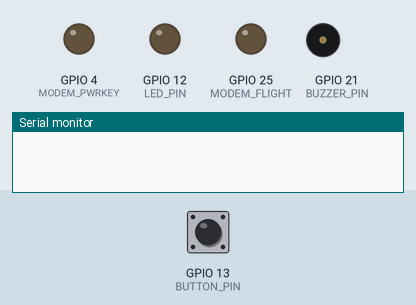
Recording of a sketch running on a simulated ESP32. On the bench: output pins drawn as LEDs (lit = HIGH), buzzer (waves = sounding, pin HIGH), the last lines printed to the serial monitor. The inputs (shaded band) are chosen by the test bench; at power-on: GPIO 13 (BUTTON_PIN) HIGH.

Above: at 0.1 s.
At 9.5 s:
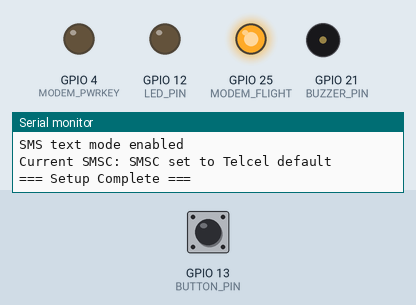
9.6 s: GPIO 13 (BUTTON_PIN) pulled LOW for 0.15 s
At 10.4 s:
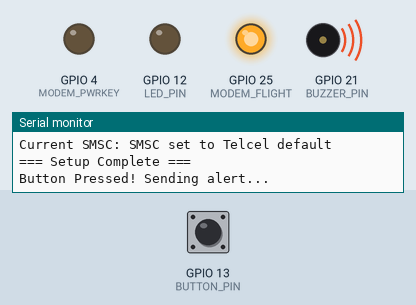
Timing chart, 0 to 12.6 s (numbered marks = the images above; inputs shaded):
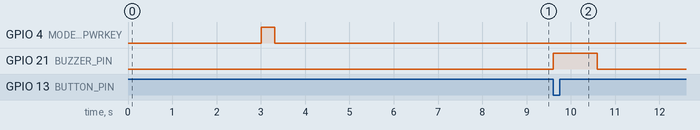

Measured:
- after the input at 9.6 s, GPIO 21 (BUZZER_PIN): LOW → HIGH at once, → LOW 1.0 s later

The sketch:

lastworking.ino
```cpp
#define TINY_GSM_MODEM_SIM7600
#define TINY_GSM_DEBUG Serial
#include <TinyGsmClient.h>

#define UART_BAUD 115200

#define MODEM_TX 27
#define MODEM_RX 26
#define MODEM_PWRKEY 4
#define MODEM_DTR 32
#define MODEM_RI 33
#define MODEM_FLIGHT 25
#define MODEM_STATUS 34

#define LED_PIN 12
#define BUZZER_PIN 21 //  Moved from pin 27 to avoid modem conflict
#define BUTTON_PIN 13 // Button on GPIO 13

#define MODEM_BAUD 115200
#define modemSerial Serial1
TinyGsm modem(modemSerial);

float lat, lon = 0.0;
bool fetch = false;

//  Two recipient numbers
const char *recipients[] = {
    "+19568784196",
    "+19563227945" // Fixed: removed extra 1 at beginning
};

// Ensure the modem is actually registered before sending SMS
bool ensureNetworkConnected(uint32_t timeoutMs = 60000)
{
    Serial.println("Ensuring network registration...");
    unsigned long start = millis();
    while ((millis() - start) < timeoutMs)
    {
        int16_t sq = modem.getSignalQuality();
        Serial.print("Signal quality: ");
        Serial.println(sq);

        if (modem.isNetworkConnected())
        {
            Serial.println("Network registered.");
            return true;
        }

        // waitForNetwork blocks up to the timeout we give it
        if (modem.waitForNetwork(15000))
        {
            Serial.println("Network registered.");
            return true;
        }

        Serial.println("Network not ready, retrying...");
    }

    Serial.println("Network registration timed out.");
    return false;
}

// ⏱ Wait for GPS fix
bool waitForGPS(int timeout_sec = 60)
{
    Serial.println("Waiting for GPS fix...");
    unsigned long start = millis();
    while ((millis() - start) < (timeout_sec * 1000))
    {
        if (modem.getGPS(&lat, &lon))
        {
            Serial.print("GPS Fix acquired after ");
            Serial.print((millis() - start) / 1000);
            Serial.println(" seconds");
            fetch = true;
            return true;
        }

        if ((millis() - start) % 5000 < 100)
        {
            Serial.print("Waiting for GPS fix... ");
            Serial.print((millis() - start) / 1000);
            Serial.println(" seconds elapsed");
        }
        delay(100);
    }
    Serial.println("GPS fix timeout!");
    return false;
}

//  Send SMS to all recipients
void sendsms(const char *message)
{
    for (int i = 0; i < 2; i++)
    {
        Serial.print("Sending SMS to ");
        Serial.println(recipients[i]);

        // Check SMS service center
        Serial.print("Checking SMSC: ");
        modem.sendAT("+CSCA?");
        modem.waitResponse(2000);

        // Try sending with retry
        bool res = false;
        for (int attempt = 1; attempt <= 3 && !res; attempt++)
        {
            Serial.print("Attempt ");
            Serial.print(attempt);
            Serial.print("/3...");

            res = modem.sendSMS(recipients[i], message);

            if (res)
            {
                Serial.println(" ✓ SMS sent successfully!");
            }
            else
            {
                Serial.println(" ✗ SMS failed.");
                if (attempt < 3)
                {
                    Serial.println("Checking error...");
                    modem.sendAT("+CMEE=2"); // Enable verbose errors
                    modem.waitResponse(1000);
                    delay(3000);
                }
            }
        }
        delay(3000);
    }
}

void setup()
{
    Serial.begin(115200);
    delay(10);

    pinMode(LED_PIN, OUTPUT);
    pinMode(BUZZER_PIN, OUTPUT);
    pinMode(BUTTON_PIN, INPUT_PULLUP);

    modemSerial.begin(MODEM_BAUD, SERIAL_8N1, MODEM_RX, MODEM_TX);
    delay(3000);

    pinMode(MODEM_PWRKEY, OUTPUT);
    digitalWrite(MODEM_PWRKEY, HIGH);
    delay(300);
    digitalWrite(MODEM_PWRKEY, LOW);

    pinMode(MODEM_FLIGHT, OUTPUT);
    digitalWrite(MODEM_FLIGHT, HIGH);

    Serial.println("Starting modem...");
    delay(3000);
    while (!modem.testAT())
    {
        delay(10);
    }

    Serial.println("Modem initialized.");
    if (!modem.restart())
    {
        Serial.println("Modem restart failed.");
    }

    modem.setNetworkMode(2); // Auto-select (allows fallback for SMS)

    // Configure Telcel APN
    Serial.println("Configuring Telcel APN...");
    modem.sendAT("+CGDCONT=1,\"IP\",\"internet.itelcel.com\"");
    if (modem.waitResponse() == 1)
    {
        Serial.println("APN configured");
    }
    delay(1000);

    if (!ensureNetworkConnected())
    {
        Serial.println("Warning: modem not registered; SMS will fail until registration succeeds.");
    }

    // Enable verbose errors
    modem.sendAT("+CMEE=2");
    modem.waitResponse(1000);

    // SMS Configuration
    Serial.println("Configuring SMS...");
    modem.sendAT("+CMGF=1"); // Text mode
    if (modem.waitResponse() == 1)
    {
        Serial.println("SMS text mode enabled");
    }

    // Check/Set SMSC (Telcel Mexico)
    Serial.print("Current SMSC: ");
    modem.sendAT("+CSCA?");
    modem.waitResponse(2000);

    // If SMSC is empty, set Telcel default
    modem.sendAT("+CSCA=\"+52555000000\"");
    if (modem.waitResponse() == 1)
    {
        Serial.println("SMSC set to Telcel default");
    }

    modem.enableGPS();
    modem.sendAT("+CGPS=1,1");
    delay(1000);

    Serial.println("=== Setup Complete ===");
}

void loop()
{
    if (digitalRead(BUTTON_PIN) == LOW)
    {
        Serial.println("Button Pressed! Sending alert...");

        // 🔊 Buzz to alert
        digitalWrite(BUZZER_PIN, HIGH);
        delay(1000);
        digitalWrite(BUZZER_PIN, LOW);

        char message[160];

        if (waitForGPS(60))
        {
            Serial.print("Location: ");
            Serial.print(lat, 6);
            Serial.print(", ");
            Serial.println(lon, 6);

            snprintf(message, sizeof(message),
                     "MOM, I need help its Maleny! This is my location: https://www.google.com/maps?q=%f,%f",
                     lat, lon);
        }
        else
        {
            strcpy(message, "MOM, I need help! Maleny. Unable to get GPS location.");
        }

        if (!ensureNetworkConnected())
        {
            Serial.println("Cannot send SMS: modem not registered.");
            return;
        }

        sendsms(message);
        delay(5000);
    }
}
```
